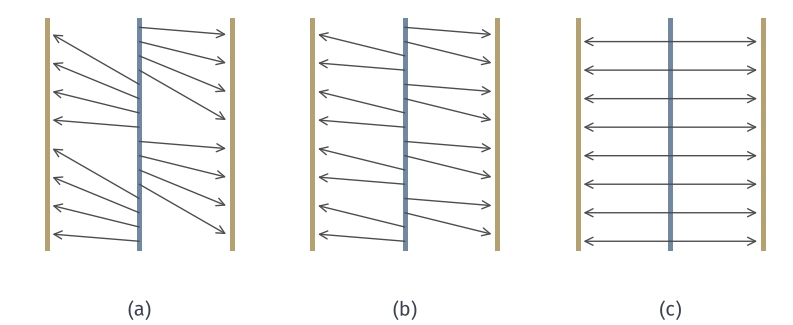

The script that drew this image:
from pathlib import Path
import sys
HERE = Path(__file__).resolve().parent
sys.path.insert(0, str(HERE.parent/'ot-common'))
from common import *
# mu uniform on {0}x[0,1] (blue); nu = half uniform on {-1}x[0,1] + half on {1}x[0,1] (yellow).
# Map T_n: on each strip of length 1/n, first half -> left segment, second half -> right segment, stretched by 2.
# Cost of T_n: 1 + 1/(12 n^2) (horizontal move 1, vertical displacement uniform on an interval of length 1/(2n)).
# (a) T_2, (b) T_4, (c) optimal coupling: every point split half-left, half-right horizontally, cost 1.
def Tn(t, n):
    k = np.floor(t*n); r = t-k/n
    left = r < 1/(2*n)
    y = np.where(left, k/n+2*r, k/n+2*(r-1/(2*n)))
    return np.where(left, -1., 1.), y
def cost(n, N=400000):
    t = (np.arange(N)+.5)/N; x, y = Tn(t, n); return float(np.mean(x**2+(y-t)**2))
fig, axs = figure(width_mm=112, height_mm=46, ncols=3)
panel(fig, left=.03, right=.99, top=.97, bottom=.2, wspace=.15)
for ax, n in zip(axs, (2, 4, None)):
    ax.plot([0, 0], [0, 1], color=BLUE, lw=2)
    ax.plot([-1, -1], [0, 1], color=YELLOW, lw=2); ax.plot([1, 1], [0, 1], color=YELLOW, lw=2)
    ts = (np.arange(16)+.5)/16
    if n:
        xx, yy = Tn(ts, n)
        for t, x, y in zip(ts, xx, yy):
            ax.annotate('', xy=(x*.94, y), xytext=(0, t), arrowprops=dict(arrowstyle='->', color=STROKE, lw=.55, shrinkA=0, shrinkB=0))
    else:
        for t in ts[::2]:
            for x in (-1, 1):
                ax.annotate('', xy=(x*.94, t), xytext=(0, t), arrowprops=dict(arrowstyle='->', color=STROKE, lw=.55, shrinkA=0, shrinkB=0))
    ax.set_xlim(-1.25, 1.25); ax.set_ylim(-.05, 1.05); ax.axis('off')
tags(fig, axs)
save(fig, HERE, 'figure', {'cost_T2': cost(2), 'cost_T4': cost(4), 'formula': '1+1/(12 n^2)', 'exact_T2': 1+1/48, 'exact_T4': 1+1/192})
